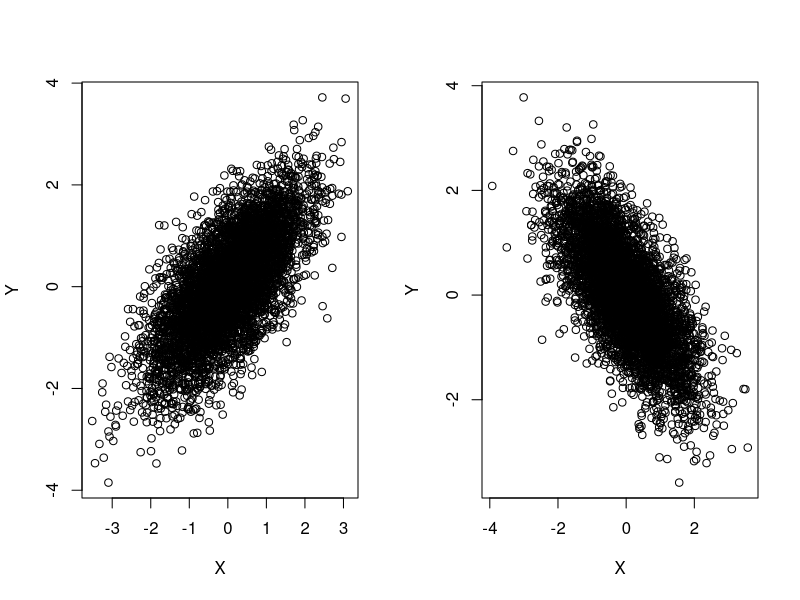
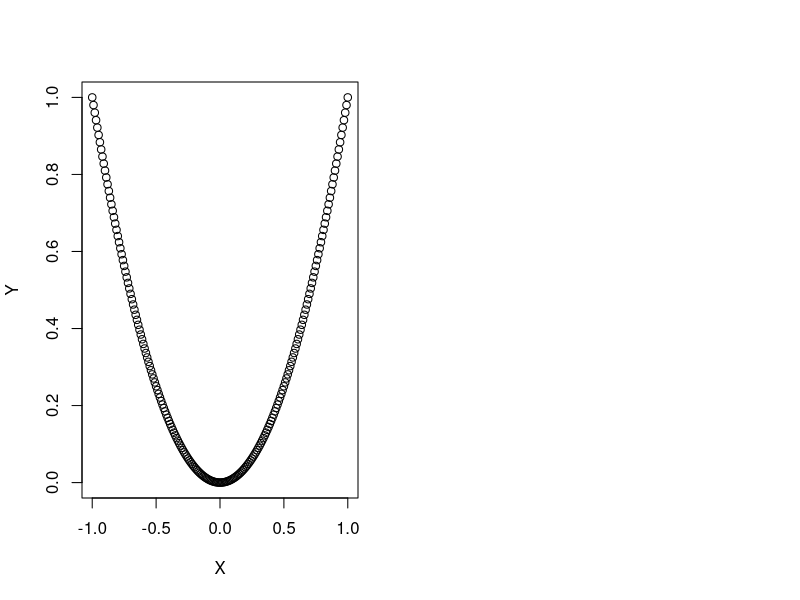
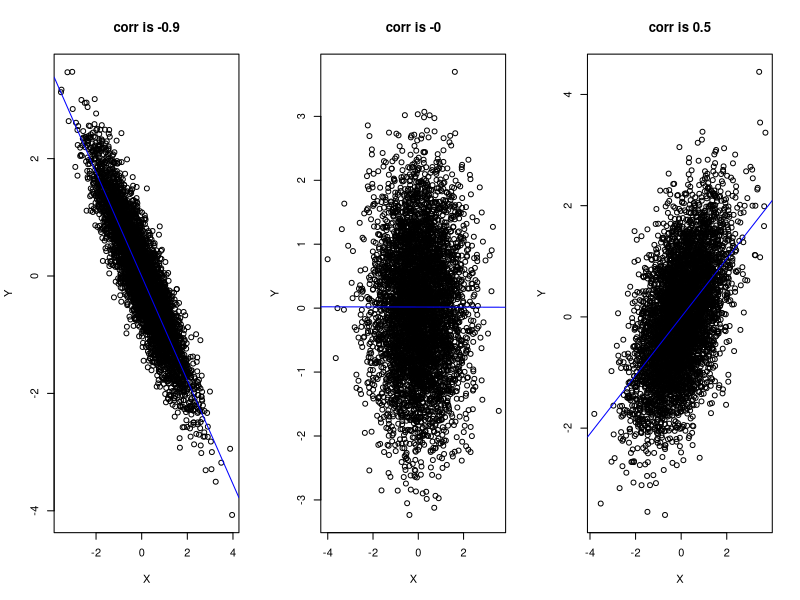
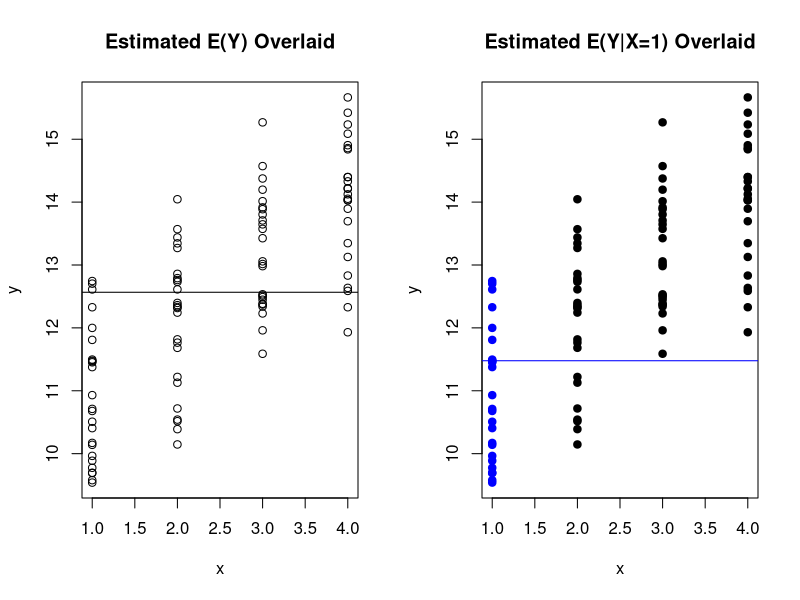

Reproduce these figures in R, in order.
## ---- chunk 1
rm(list = ls())
## ---- chunk 2
library(mvtnorm)

n<-5000

mu_vector<-c(0,0)

sig12<-0.7

cov_mat<-matrix(c(1,sig12,sig12,1), nrow=2, ncol=2)

data<-rmvnorm(n, mu_vector, cov_mat)
  
x1<-data[,1]
x2<-data[,2]

cov_mat2<-matrix(c(1,-sig12,-sig12,1), nrow=2, ncol=2)

data2<-rmvnorm(n, mu_vector, cov_mat2)
  
x3<-data2[,1]
x4<-data2[,2]

par(mfrow=c(1,2))
plot(x1,x2, xlab="X", ylab="Y")
plot(x3,x4, xlab="X", ylab="Y")

## ---- chunk 3
x<-seq(-1,1, by=0.01)
y<-x^2

##note from plot that X & Y do not have a linear relationship
plot(x,y, xlab="X", ylab="Y")

cov(x,y) ##covariance is virtually 0
## ---- chunk 4
library(mvtnorm)

n<-5000

mu_vector<-c(0,0)

rho1<- -0.9

cov_mat<-matrix(c(1,rho1,rho1,1), nrow=2, ncol=2)

data<-rmvnorm(n, mu_vector, cov_mat)
  
x1<-data[,1]
x2<-data[,2]

rho2<- 0

cov_mat2<-matrix(c(1,rho2,rho2,1), nrow=2, ncol=2)

data2<-rmvnorm(n, mu_vector, cov_mat2)
  
x3<-data2[,1]
x4<-data2[,2]

rho3<- 0.5

cov_mat3<-matrix(c(1,rho3,rho3,1), nrow=2, ncol=2)

data3<-rmvnorm(n, mu_vector, cov_mat3)
  
x5<-data3[,1]
x6<-data3[,2]

par(mfrow=c(1,3))
plot(x1,x2, xlab="X", ylab="Y", main="corr is -0.9")
abline(lm(x2~x1), col="blue")
plot(x3,x4, xlab="X", ylab="Y", main="corr is -0")
abline(lm(x4~x3), col="blue")
plot(x5,x6, xlab="X", ylab="Y", main="corr is 0.5")
abline(lm(x6~x5), col="blue")

## ---- chunk 5
set.seed(40)
n<-100 ##100 data points

##generate X
x<-c(rep(1,n/4), rep(2,n/4), rep(3,n/4), rep(4,n/4)) 

##simulate Y
y<- 10 + x + rnorm(n)

par(mfrow=c(1,2))
plot(x,y, main="Estimated E(Y) Overlaid")
abline(h=mean(y)) ##add line to represent est E(Y)

plot(x,y, col = ifelse(x == 1,'blue', 'black'), pch = 19, main="Estimated E(Y|X=1) Overlaid" )
abline(h=mean(y[x=1]), col="blue") ##add line to represent est E(Y|X=1)
## ---- chunk 6
dmultinom(c(2,3,1,4), prob=c(0.28,0.29,0.1,0.33)) ##specify X1, X2, X3, X4, then p1,p2,p3, p4
## ---- chunk 7
library(mvtnorm) ##package to simulate from MVN

reps<-10000 ## how many reps
pvalsx1<-pvalsx2<-pvalsx3<-array(0,reps) ##initialize an array to store the pvalues from each test at each rep
siglevel<-0.05 ##sig level
n<-5000 ##number of draws for each rep

mu_vector<-c(1,2,5) ##mean vector

##set up covariance matrix
sig12<-0.5
sig13<-0.6
sig23<-0.2
cov_mat<-matrix(c(1,sig12,sig13,sig12,2,sig23,sig13,sig23,4), nrow=3, ncol=3)

##set.seed so you can replicate my result.
set.seed(30)

##run steps 1 and 2 for 10 000 times
for (i in 1:reps)
  
{

  data<-rmvnorm(n, mu_vector, cov_mat)
  
  x1<-data[,1] ##extract X1
  x2<-data[,2] ##extract X2
  x3<-data[,3] ##extract X3
  
  ##store pvalue from Shapiro-Wilk test from each component
  pvalsx1[i]<-shapiro.test(x1)$p.value 
  pvalsx2[i]<-shapiro.test(x2)$p.value
  pvalsx3[i]<-shapiro.test(x3)$p.value 
  
}

##proportion of tests that wrongly reject the null
sum(pvalsx1<siglevel)/reps ##for X1
sum(pvalsx2<siglevel)/reps ##for X2
sum(pvalsx3<siglevel)/reps ##for X3
